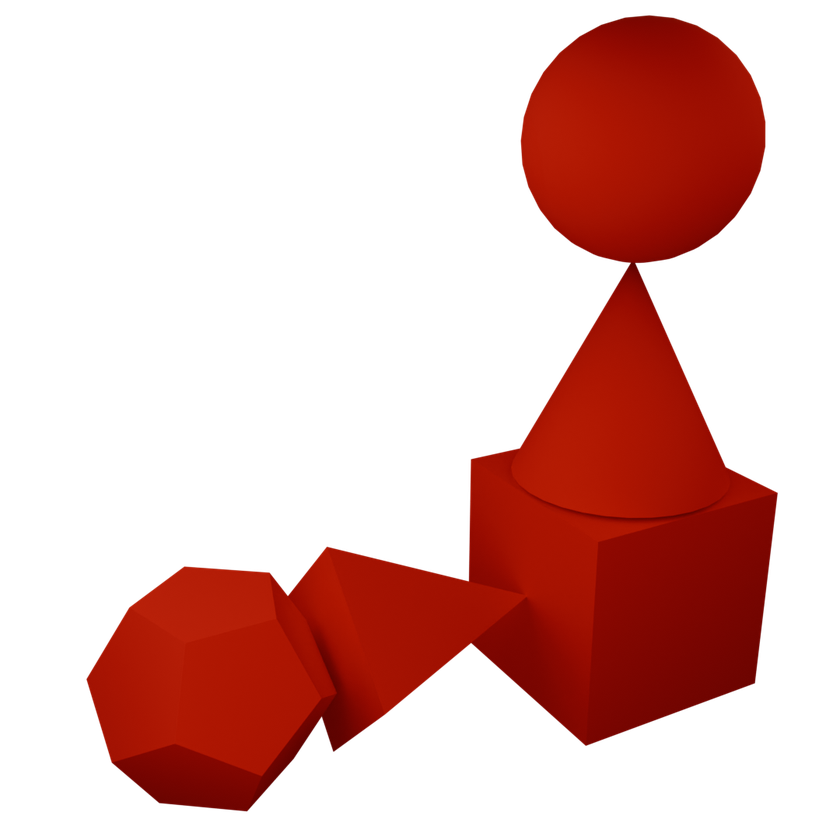
#> input picture stimuli/baseImgs/shape01.png, 840 x 840 px, shrunk from 1080 x 1080 before the run
$ python genColors.py
#> lines starting #> are read from the running program, lines starting #| are printed output that depends on the picture
from skimage import io, color, util
import numpy as np
import math
import os
from pathlib import Path

path = './stimuli/baseImgs/shape01.png'
stimDir = './colorStim/'
imgDir = './stimuli/baseImgs/'


def rotate_image(img, angle):
    # Convert to LAB and correct format:
    img = img.astype(np.float64) / 255.0
    lab = color.rgb2lab(img)
    x = lab[:, :, 1]
    y = lab[:, :, 2]
    v = np.vstack((x.ravel(), y.ravel()))

    # Rotate:
    percent_rotation = angle / 360.0
    theta = 2 * np.pi * percent_rotation
    rotation_matrix = np.array([[np.cos(theta), -np.sin(theta)],
                                [np.sin(theta), np.cos(theta)]])
    vo = rotation_matrix @ v

    # Reshape into correct format:
    lab[:, :, 1] = vo[0, :].reshape(img.shape[0], img.shape[1])
    lab[:, :, 2] = vo[1, :].reshape(img.shape[0], img.shape[1])

    # Convert back to RGB and scale:
    img = util.img_as_ubyte(color.lab2rgb(lab))
    return img

def load_images_from_directory(directory):
#> called with directory = './stimuli/baseImgs/'
    images = []
    names = []
    for filename in os.listdir(directory):
        if filename.endswith((".png")):
            names.append(filename)
            filepath = os.path.join(directory, filename)
            image = io.imread(filepath)[:,:,:3]
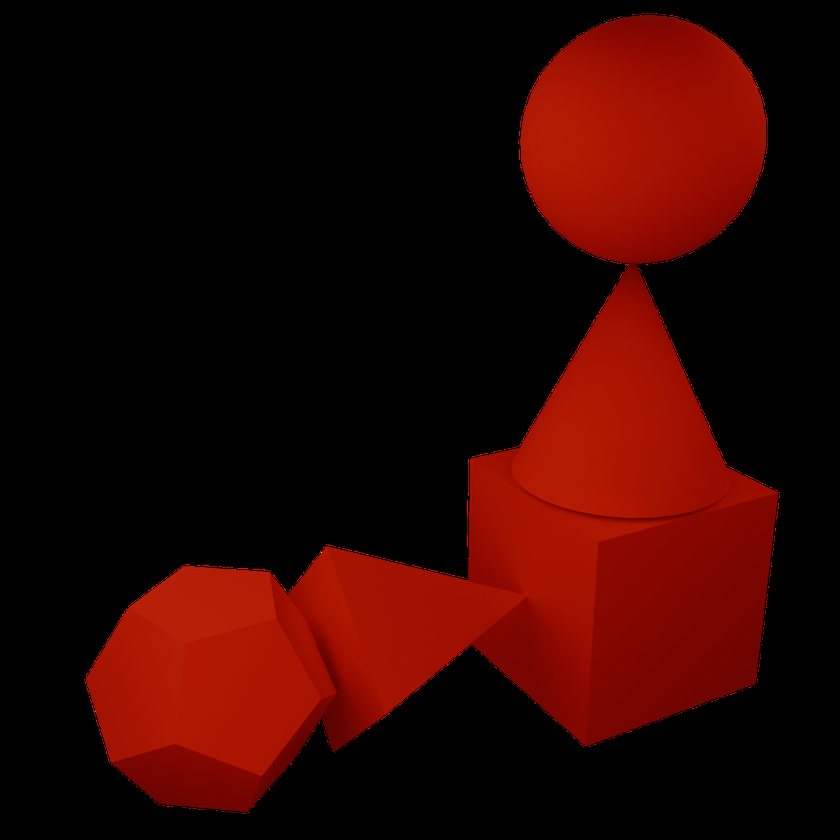
#> image: shape (840, 840, 3); mean R, G, B 46, 4.5, 0.4
            images.append(image)
#> pass 2 of the loop in load_images_from_directory, `for filename in os.listdir(directory):`:
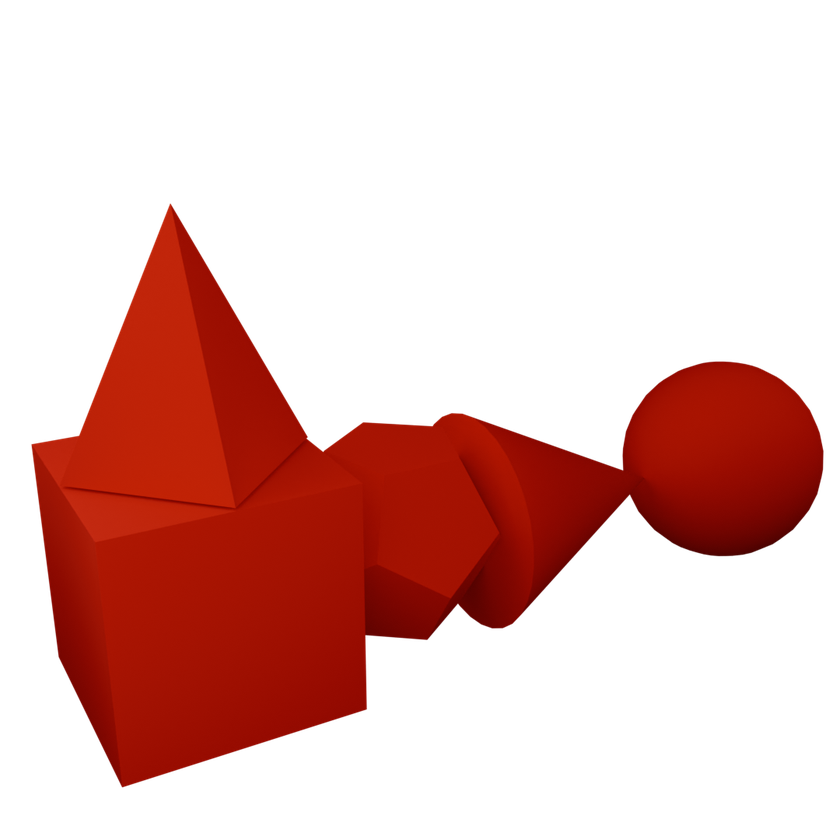
#> input picture stimuli/baseImgs/shape02.png, 840 x 840 px, shrunk from 1080 x 1080 before the run
#> in load_images_from_directory, `image = io.imread(filepath)[:,:,:3]`:
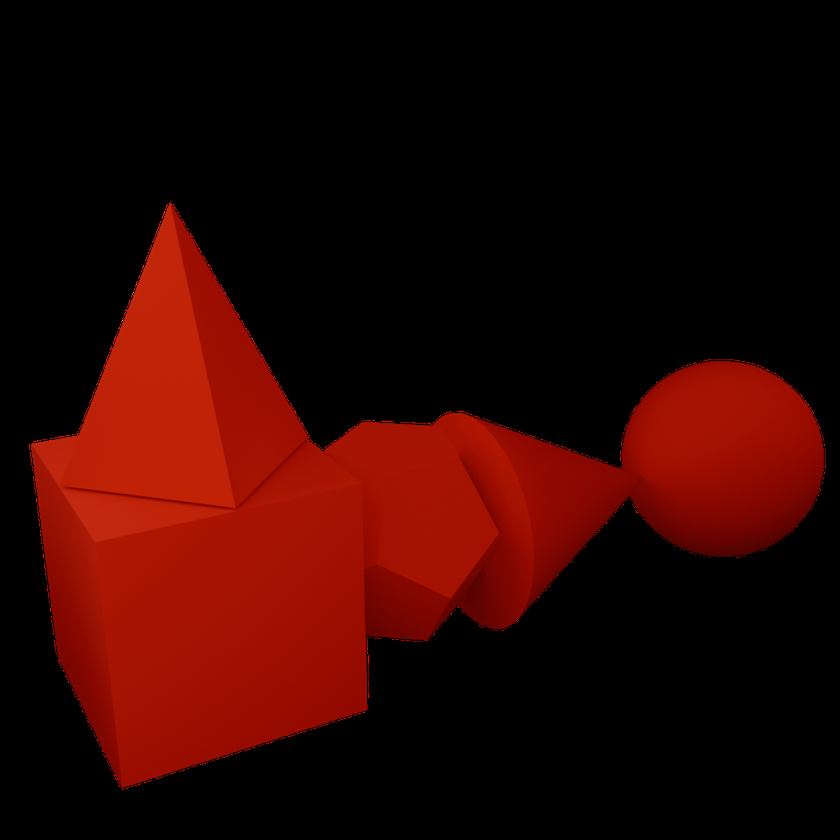
#> image: shape (840, 840, 3); mean R, G, B 45.2, 5, 0.7
#> pass 3 of the loop in load_images_from_directory, `for filename in os.listdir(directory):`:
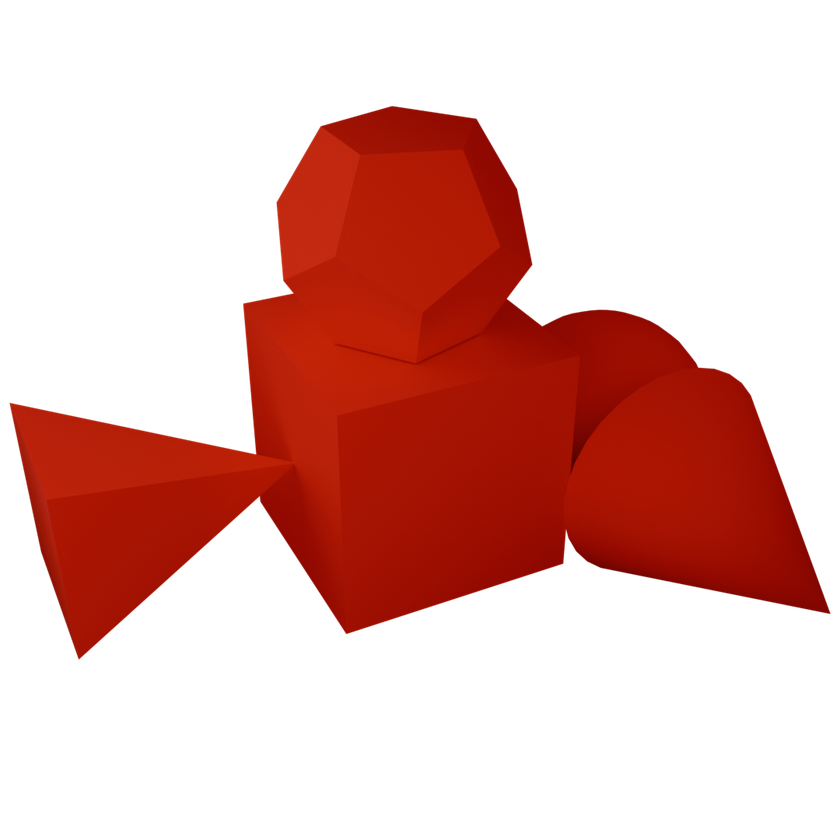
#> input picture stimuli/baseImgs/shape03.png, 840 x 840 px, shrunk from 1080 x 1080 before the run
#> in load_images_from_directory, `image = io.imread(filepath)[:,:,:3]`:
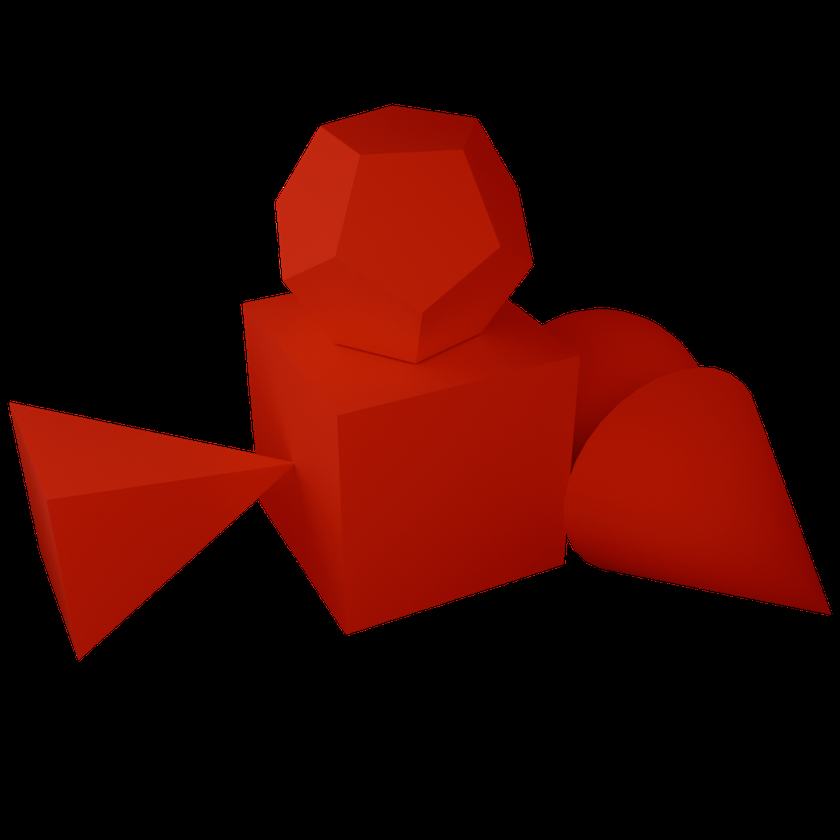
#> image: shape (840, 840, 3); mean R, G, B 52.5, 6.4, 1
    return [images, names]


read = load_images_from_directory(imgDir)
#> read = 2 items
stimuli = read[0]
#> stimuli = 3 items
names = read[1]
#> names = ['shape01.png', 'shape02.png', 'shape03.png']

for stim in range(0, len(stimuli)):
    for degree in range(0, 360):
#> (the run stopped early here; a loop or call above may not have finished)
